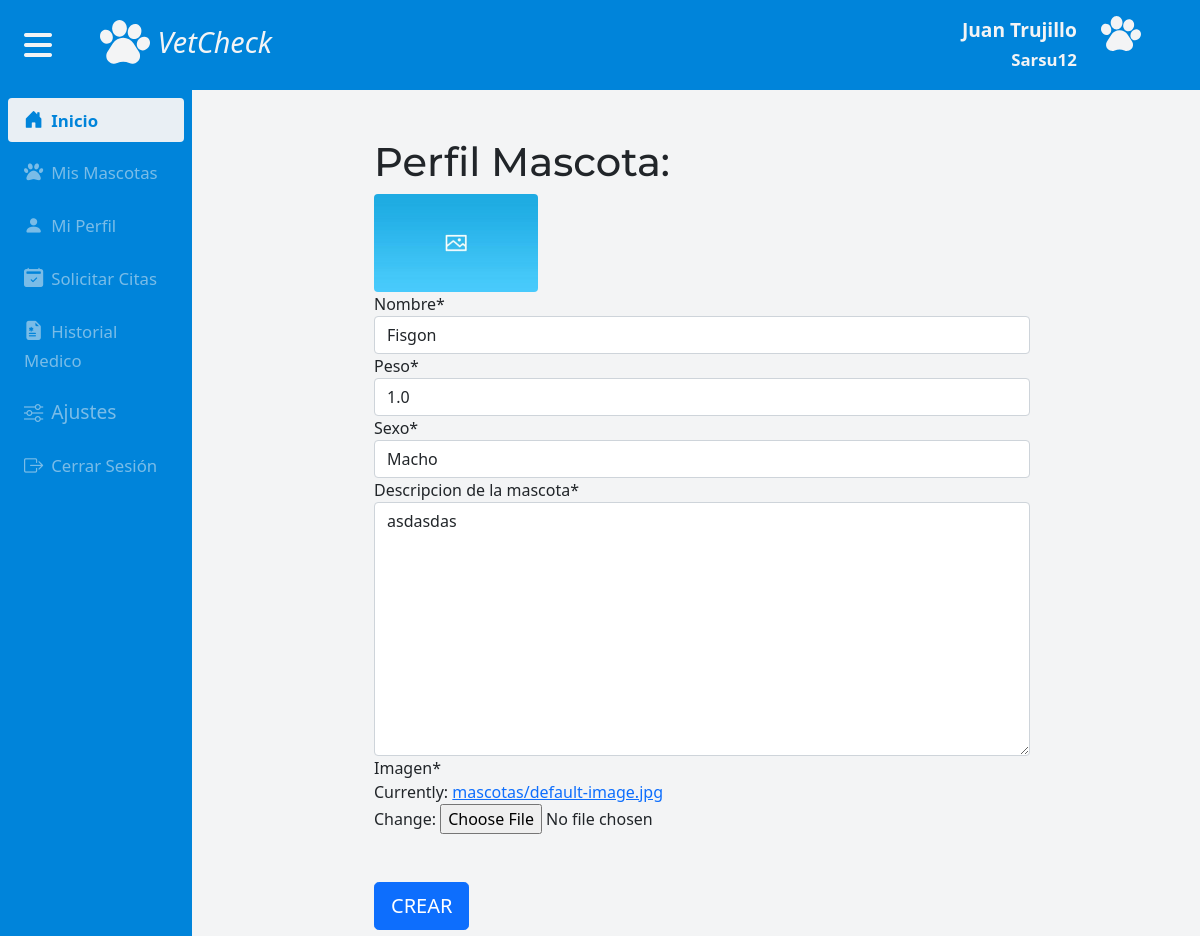
/perfil-mascota/7/ (signed in), run on the app's committed database.
### users/models.py (models this page shows, shortened)
class User(AbstractUser):
    groups = models.ForeignKey(Group, on_delete= models.CASCADE, default = 1)

class PerfilCliente (models.Model):
    usuario = models.OneToOneField(User, on_delete=models.CASCADE)
    nombres = models.CharField(verbose_name= "Nombres", max_length= 40)
    apellidos = models.CharField(verbose_name="Apellidos", max_length= 75)
    phone_regex = RegexValidator(regex='^(3)([0-9]){9}$', message = "Por favor escribe el numero en el formato aceptado sin codigo de area ej: 3123456789")
    phone = models.CharField(validators=[phone_regex], max_length=10, verbose_name="Telefono")
    direccion = models.CharField(verbose_name= "Direccion", max_length = 60)
    slug = models.SlugField(null=True, blank = True)
    class Ciudades(models.IntegerChoices):
     BOGOTA=   1, 'Bogota'
     MEDELLIN =   2, 'Medellin'
     CALI =    3, 'Cali'
     BARRANQUILLA =   4, 'Barranquilla'
     CARTAGENA =    5, 'Cartagena'
     CUCUTA =    6, 'Cucuta'
     BUCARAMANGA =    7, 'Bucaramanga'
     VILLAVICENCIO =   8, 'Villavicencio'
     IBAGUE =    9, 'Ibague'
     SANTAMARTA =    10, 'Santa Marta'
     MANIZALES=    11, 'Manizales'
     PEREIRA=    12, 'Pereira'
     NEIVA=    13, 'Neiva'
     PASTO=    14, 'Pasto'
     ARMENIA=    15, 'Armenia'
    ciudad = models.IntegerField(choices = Ciudades.choices , default = Ciudades.BOGOTA)

### vetmain/models.py (models this page shows, shortened)
class Mascota(models.Model):
    nombre = models.CharField(verbose_name="Nombre", max_length=25)
    dueño = models.ForeignKey(PerfilCliente, null=False, blank=False, on_delete=models.CASCADE)
    peso = models.FloatField()
    edad = models.DateField(auto_now=False, auto_now_add=False)
    class Tipo(models.IntegerChoices):
        C = 1, 'Convencional',
        NC = 2, 'No Convencional'
    tipo = models.IntegerField(choices = Tipo.choices)
    class Grupo(models.IntegerChoices):
        C = 1, 'Canino',
        F = 2, 'Felino',
        R = 3, 'Roedor',
        L = 4, 'Lagomorfo',
        A = 5, 'Ave',
        ANF = 6, 'Anfibio',
        REP = 7, 'Reptil'
    grupo = models.IntegerField(choices = Grupo.choices)
    class Sexo(models.IntegerChoices):
        M = 1, 'Macho',
        H = 2, 'Hembra'
    sexo = models.IntegerField(choices = Sexo.choices)
    descripcion = models.TextField(max_length=60, verbose_name="Descripcion de la mascota")
    imagen = ResizedImageField(upload_to = 'mascotas', size=[500, 300], default = 'default-image.png')
    def get_absolute_url(self):
        return reverse("profile-mascota", kwargs={"pk": self.pk})

### vetmain/views.py (the view)
# urls.py: path('perfil-mascota/<int:pk>/', ProfileMascota.as_view(), name="profile-mascota"),
class ProfileMascota(LoginRequiredMixin, generic.UpdateView):
    model = Mascota
    template_name = "perfil-mascota.html"
    fields = ['nombre','peso', 'sexo', 'descripcion', 'imagen']
    def get(self, request, *args, **kwargs):
        if self.request.user == self.get_object().dueño.usuario:
            return super().get(request, *args, **kwargs)
        else:
            return redirect('home')

### vetmain/templates/perfil-mascota.html (shortened to what this page needs)
{% extends 'base.html' %}
{% load static %}
{% load crispy_forms_tags %}
{% block css %}
<link rel="stylesheet" href="{% static 'css/vetmain.css' %}">
<link rel="stylesheet" href="https://cdn.jsdelivr.net/npm/fullcalendar@5.9.0/main.min.css">
{% endblock %}
{% block content %}
<section class="home-main">
{% include 'navmain.html' %}
{% if request.user.perfilcliente %}
{% load static %}
<section class="content-main row d-flex justify-content-center">
    {% include 'menu-izquierda.html' %}
    <div class="col-lg-10 col-sm-12 contenidoInner row d-flex justify-content-center px-0">
       <div class="col-md-8 py-5">
        <h1>Perfil Mascota:</h1>
        <div class="col-md-3">
        <img class="img-fluid rounded" src="{{form.instance.imagen.url}}">
        </div>
      <form class="" method="POST" action="{{form.instance.get_absolute_url}}" enctype="multipart/form-data">{% csrf_token %}
        {{form|crispy}}
        <button type="submit" class="btn btn-primary btn-lg my-5">CREAR</button>
      </form>
    </div>
    </div>
</section>
{% endif %}
</section>
{% endblock %}

### vetmain/templates/navmain.html (shortened to what this page needs)
{% load static %}
<section class="navcliente">
    <nav class="navbar navbar-expand-lg px-3">
        <div class="container-fluid px-2">
          <a class="me-5 span-sidebar" id="icox" aria-current="page" href="#"><i class="fa fa-bars" id="bars"></i></a>
          <a class="navbar-brand" href="{% url 'home-cliente' %}"><img class="img-fluid img-nav" src="{% static 'img/pawprint.svg'%}" onmouseover="this.src='{% static  'img/logocel.png' %}'" onmouseout="this.src='{% static  'img/pawprint.svg' %}'"> VetCheck</a>
          <div class="collapse navbar-collapse" id="navbarSupportedContent">
            <ul class="navbar-nav ms-auto mb-2 mb-lg-0">
              <li class="nav-item"><a class="nav-link nav-linkPC active" aria-current="page" href="#">
                <div class="row">
                  <div class="col-8 text-end">
                    <strong >{{request.user.perfilcliente.nombres}} {{request.user.perfilcliente.apellidos}}</strong>
                    <small class="font-weight-light">{{request.user.username}}</small>
                  </div>
                  <div class="col-4">
                  <img href="#" src="{% static 'img/pawprint.svg'%}" style="max-width: 40px;">
                  </div>
                </div>
              </a></li>
            </ul>
          </div>
        </div>
      </nav>
</section>

### VetCheck/static/css/base.css (style rules this page uses)
body { font-size:16px; margin: 0; height: 100%; overflow-x: hidden; }
h1,h2,h3 { font-family: 'Montserrat', sans-serif!important; }
html { margin: 0; height: 100%; }

### VetCheck/static/css/vetmain.css (style rules this page uses)
.home-main { height: 100%!important; width: 100%; overflow-x: hidden; overflow-y: hidden; }
.contenidoInner { -webkit-transition: all 0.3s ease; transition: all 0.3s ease; }
.navcliente .navbar { background-color: #0084da!important; }
.navcliente .navbar-brand { color:#f3f4f5; font-weight:lighter; font-style: italic; font-size: 1.8rem; }
.navcliente .navbar .nav-link { color: #f3f4f5 !important; font-size: 1.2rem; opacity: 0.5; }
.navcliente .navbar .active { opacity: 1!important; color: #f3f4f5 !important; font-weight: bold; }
.navcliente .navbar-brand img { max-width:50px; }
.content-main { height: 100%; }
.navcliente .span-sidebar { font-size: 2rem!important; color:#f3f4f5; }
.content-main .contenidoInner { overflow-y: auto; height: 100%; position: relative; }

### data on the page
User: user.perfilcliente.nombres "Juan", user.perfilcliente.apellidos "Trujillo", user.username "Sarsu12"
Mascota: instance.imagen (placeholder picture), nombre "Fisgon", peso "1.0", sexo "Macho", descripcion "asdasdas"
